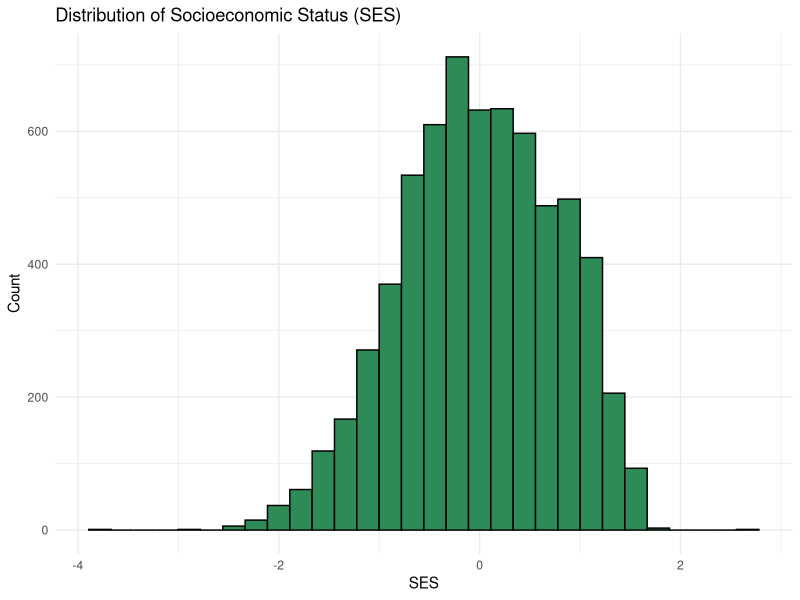
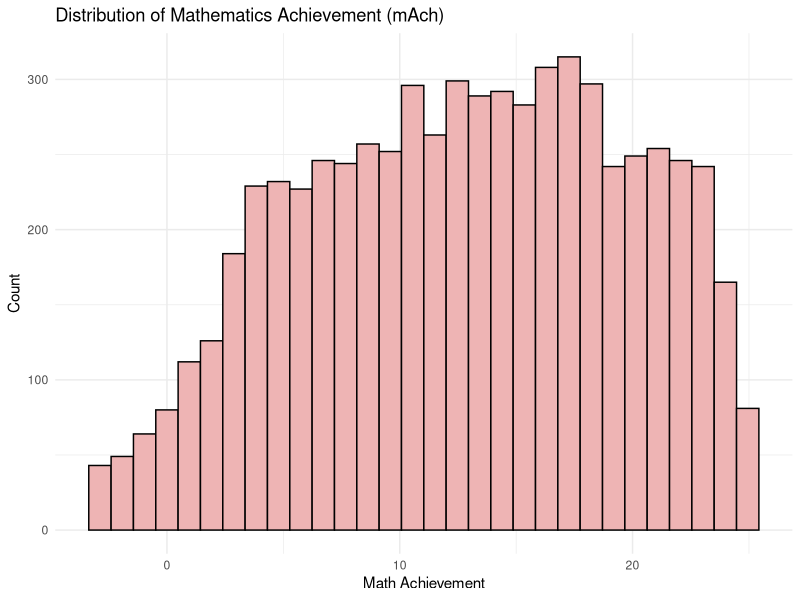
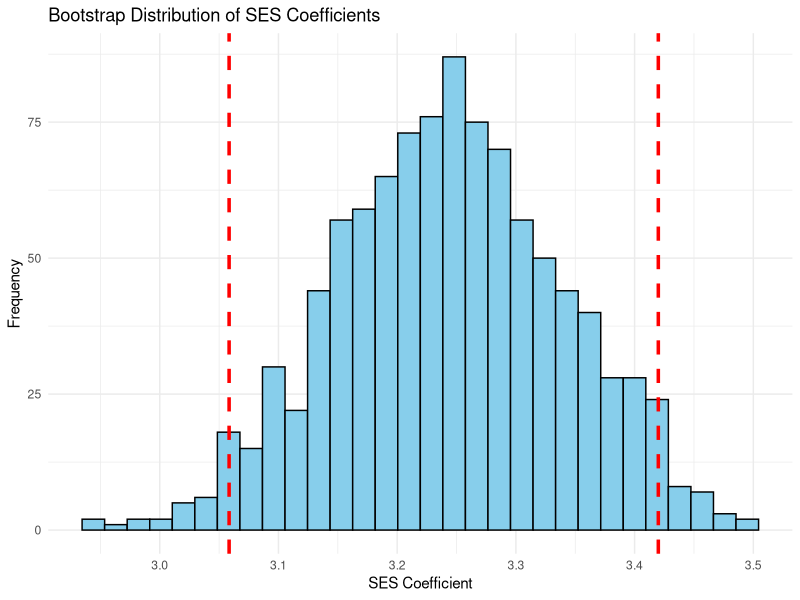
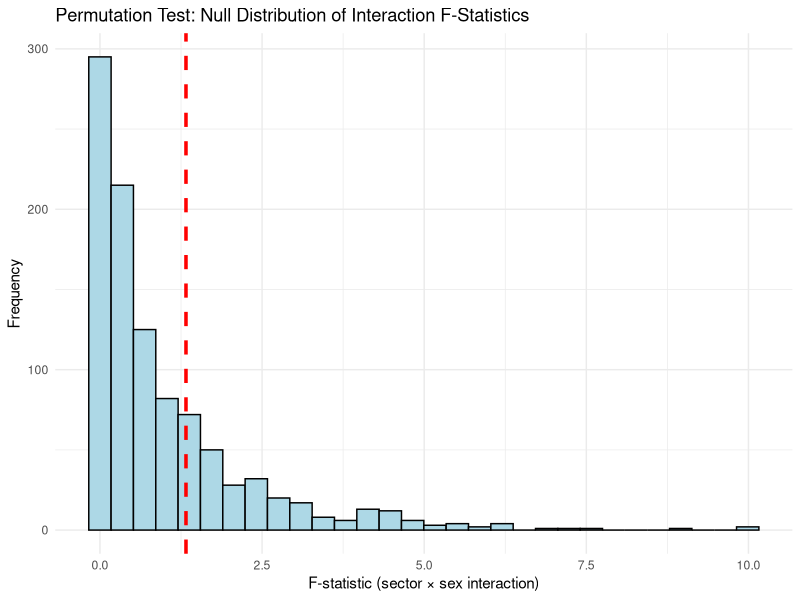
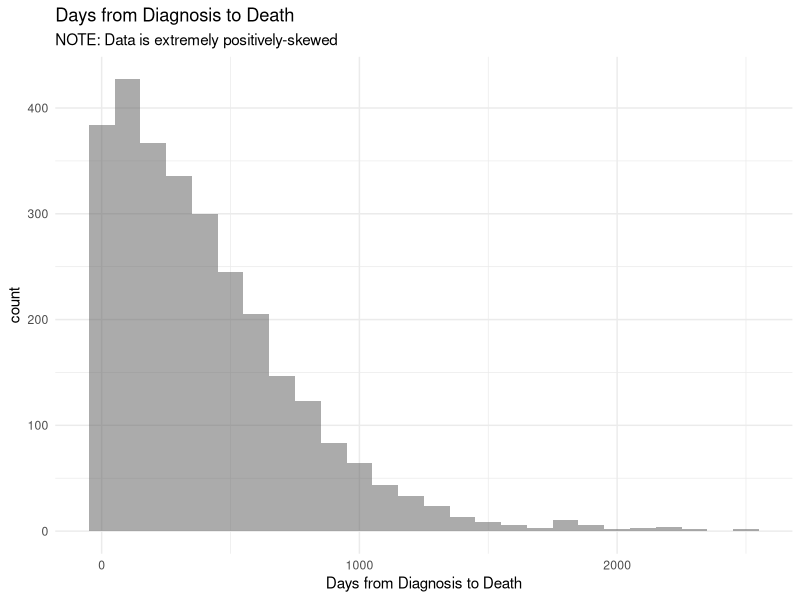
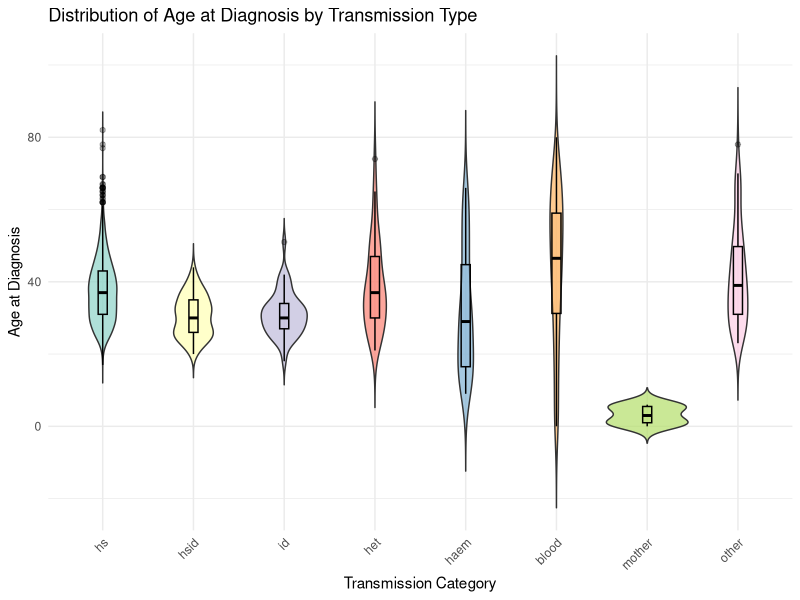
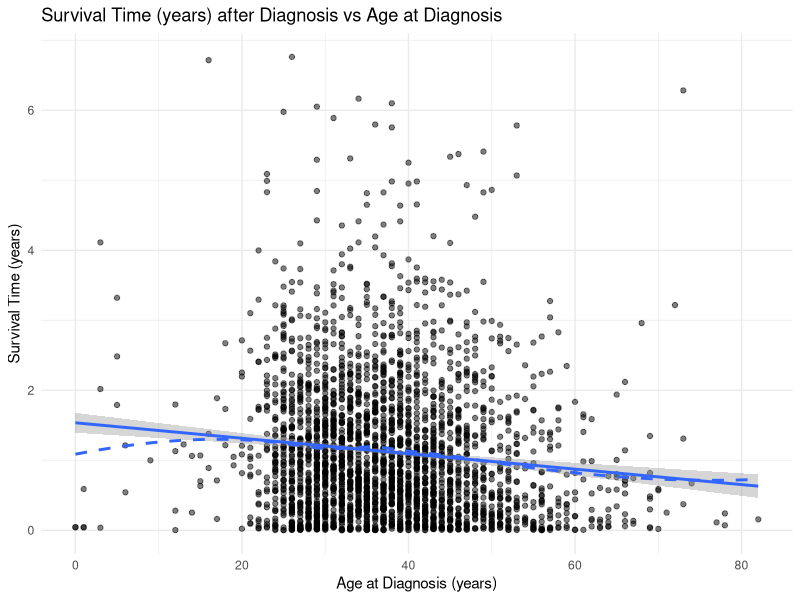

R code for these plots, in order:
## ---- chunk 1
knitr::opts_chunk$set(
  echo = TRUE, message = FALSE, warning = FALSE,
  fig.width = 7, fig.height = 4.8, dpi = 150
)
## ---- chunk 2
# --- 1. Load all required libraries ---
library(mlmRev)      # For the Hsb82 dataset
library(tidyverse)   # For all data manipulation
library(lme4)        # For Linear Mixed Models (lmer)
library(lmerTest)    # For LMM p-values
library(car)         # For Anova()
library(digest)      # For hashing your name to a seed

# --- 2. !! ENTER YOUR NAME HERE !! ---
YOUR_NAME <- "Kathryn Gour" 
# --- !! (No, really, change it to your name) !! ---

if (YOUR_NAME == "STUDENT NAME GOES HERE") {
  warning("Please change YOUR_NAME to your actual name to get your unique assignment.")
}

# --- 3. Generate your unique seed ---
hex_hash <- digest(YOUR_NAME, algo = "crc32", serialize = FALSE)
hex_substr <- substr(hex_hash, 1, 7)
student_seed <- strtoi(hex_substr, base = 16L)

# --- 4. Set the seed ---
set.seed(student_seed) 

# --- 5. Load and create your unique dataset ---
data(Hsb82) # Load the dataset

# This is your unique "slice" of the data
my_data <- Hsb82 %>% 
  sample_frac(0.90) # Take a 90% random slice

# --- 6. Print a verification message ---
cat("--- DATASET GENERATED ---",
    "\nYour Name:", YOUR_NAME,
    "\nYour Seed:", student_seed,
    "\nYour unique dataset 'my_data' has", nrow(my_data), "rows.",
    "\nUse 'my_data' for all analysis.")
## ---- chunk 3
# INSERT YOUR CODE HERE
# Number of students (rows)
N_subjects <- nrow(my_data)

# Number of schools (count unique factor levels)
N_schools <- length(levels(my_data$school))

# Gender counts
N_female <- sum(my_data$sx == "Female", na.rm = TRUE)
N_male   <- sum(my_data$sx == "Male", na.rm = TRUE)

# School sector counts
N_public   <- sum(my_data$sector == "Public", na.rm = TRUE)
N_catholic <- sum(my_data$sector == "Catholic", na.rm = TRUE)

# Minority group counts
N_minority <- sum(my_data$minrty == "Yes", na.rm = TRUE)
N_majority <- sum(my_data$minrty == "No", na.rm = TRUE)

# Print summary statement
cat(
  "my_data contains data from", N_subjects, "students across", N_schools, "schools.\n",
  N_female, "of the students were female and", N_male, "were male.\n",
  N_public, "of the schools were public sector and", N_catholic, "schools were private sector.\n",
  N_minority, "of the students were considered part of a minority racial/ethnic group while",
  N_majority, "were not.\n"
)

library(ggplot2)

# histo for SES
ggplot(my_data, aes(x = ses)) +
  geom_histogram(bins = 30, fill = "seagreen", color = "black") +
  labs(title = "Distribution of Socioeconomic Status (SES)",
       x = "SES", y = "Count") +
  theme_minimal()

# histo for Math Achievement
ggplot(my_data, aes(x = mAch)) +
  geom_histogram(bins = 30, fill = "rosybrown2", color = "black") +
  labs(title = "Distribution of Mathematics Achievement (mAch)",
       x = "Math Achievement", y = "Count") +
  theme_minimal()

## ---- chunk 4
# INSERT YOUR CODE HERE
mAch_model <- lm(mAch ~ ses, data = my_data)
summary(mAch_model)

# save the SES coefficient
task1_ses_coef <- coef(mAch_model)[2]

# 3) Get 95% confidence intervals
ci <- confint(mAch_model)

# save lower and upper bounds for the SES coefficient
task1_ci_lower <- ci["ses", 1]
task1_ci_upper <- ci["ses", 2]

# print results
cat("SES coefficient:", round(task1_ses_coef, 3), "\n")
cat("95% CI: [", round(task1_ci_lower, 3), ",", round(task1_ci_upper, 3), "]\n")

## ---- chunk 5
# INSERT YOUR CODE HERE
# # --- 2. Initialize ---
# n_boot <- 10000
# boot_diffs <- numeric(n_boot)
# 
# # --- 3. Write your bootstrap loop ---
# # HINT: You need to sample *with replacement* from group_oj
# # and *separately* sample with replacement from group_vc.
# for (i in 1:n_boot) {
  # boot_oj <- sample(...)
  # boot_vc <- sample(...)
  # boot_diffs[i] <- mean(boot_oj) - mean(boot_vc)
#}

# --- 4. Plot your bootstrap distribution ---
# (Make a histogram of boot_diffs)

# --- 5. Calculate the 95% CI ---
# (Use the quantile() function on boot_diffs)

# --- 6. Compare to the t.test() ---
# classic_test <- t.test(len ~ supp, data = ToothGrowth)
# print(classic_test$conf.int)

# set random seed
set.seed(student_seed)

# number of bootstrap samples
n_boot <- 1000
boot_diffs <- numeric(n_boot)

# bootstrap loop
for (i in 1:n_boot) {
  boot_data <- my_data[sample(1:nrow(my_data), replace = TRUE), ]
  
  # fit the same model on the bootstrapped sample
  boot_model <- lm(mAch ~ ses, data = boot_data)
  
  # store the SES coefficient
  boot_diffs[i] <- coef(boot_model)[2]
}

# 95% bootstrap confidence interval using quantiles
task2_ci_lower <- quantile(boot_diffs, 0.025)
task2_ci_upper <- quantile(boot_diffs, 0.975)

# results
cat("Bootstrap 95% CI for SES coefficient: [",
    round(task2_ci_lower, 3), ",", round(task2_ci_upper, 3), "]\n")

# histo of bootstrap coefficients
boot_df <- data.frame(boot_diffs = boot_diffs)

ggplot(boot_df, aes(x = boot_diffs)) +
  geom_histogram(color = "black", fill = "skyblue", bins = 30) +
  geom_vline(xintercept = task2_ci_lower, color = "red",
             linewidth = 1.2, linetype = "dashed") +
  geom_vline(xintercept = task2_ci_upper, color = "red",
             linewidth = 1.2, linetype = "dashed") +
  labs(title = "Bootstrap Distribution of SES Coefficients",
       x = "SES Coefficient", y = "Frequency") +
  theme_minimal()

## ---- chunk 6
# INSERT YOUR CODE HERE
# factorial ANOVA
anova_model <- lm(mAch ~ sector * sx, data = my_data)

# Get Type III ANOVA table
anova_results <- car::Anova(anova_model, type = 3)
anova_results

# save F and p values for the interaction term
task4_Fstat <- anova_results["sector:sx", "F value"]
task4_Pval  <- anova_results["sector:sx", "Pr(>F)"]

cat("Interaction F-statistic:", round(task4_Fstat, 3), "\n")
cat("Interaction p-value:", round(task4_Pval, 4), "\n")

## ---- chunk 7
# INSERT YOUR CODE HERE
set.seed(student_seed)

# observed F-statistic
anova_model <- lm(mAch ~ sector * sx, data = my_data)
anova_results <- car::Anova(anova_model, type = 3)
observed_F <- anova_results["sector:sx", "F value"]

n_boots <- 1000

# vector to store F-stats from permuted data
perm_Fstats <- numeric(n_boots)

# loop
for (i in 1:n_boots) {
  # shuffle the sex labels
  permuted_data <- my_data
  permuted_data$sx <- sample(permuted_data$sx, replace = FALSE)
  
  # fit the same model on permuted data
  perm_model <- lm(mAch ~ sector * sx, data = permuted_data)
  perm_results <- car::Anova(perm_model, type = 3)
  perm_Fstats[i] <- perm_results["sector:sx", "F value"]
}

# permutation p-value
task5_perm_p_value <- mean(perm_Fstats >= observed_F)

cat("Observed F-statistic:", round(observed_F, 3), "\n")
cat("Permutation p-value:", round(task5_perm_p_value, 4), "\n")

# histo of null f-stats
perm_df <- data.frame(F_stat = perm_Fstats)

ggplot(perm_df, aes(x = F_stat)) +
  geom_histogram(color = "black", fill = "lightblue", bins = 30) +
  geom_vline(xintercept = observed_F, color = "red",
             linewidth = 1.2, linetype = "dashed") +
  labs(title = "Permutation Test: Null Distribution of Interaction F-Statistics",
       x = "F-statistic (sector × sex interaction)",
       y = "Frequency") +
  theme_minimal()
## ---- chunk 8
# # 1. Add a "fold" ID to our data
# # We'll use 5 folds for this example
# data(cars)
# set.seed(123) # for reproducibility
# cars_folded <- cars %>%
#   mutate(fold = sample(1:5, size = nrow(cars), replace = TRUE))
# 
# # 2. Initialize
# # Create an empty vector to store our 5 R-squared values
# fold_r2s <- numeric(5) # We have 5 folds
# 
# # 3. Loop
# for (i in 1:5) {
#   
#   # a/b. Split into training and testing
#   # The test data is just the data for the current fold 'i'
#   test_data  <- cars_folded %>% filter(fold == i)
#   
#   # The training data is everything else
#   train_data <- cars_folded %>% filter(fold != i)
#   
#   # c. Model: Build *only* on the training data
#   model <- lm(dist ~ speed, data = train_data)
#   
#   # d. Predict: Test on the hold-out fold
#   predictions <- predict(model, newdata = test_data)
#   # note: The predict() function was written to use "newdata" instead of data to make it clear that you are passing in new observations, not the original data used to build the model.
#   
#   # e. Store R-squared from the *test* data
#   # We have to calculate R-squared manually from the test predictions
#   ss_total <- sum((test_data$dist - mean(test_data$dist))^2)
#   ss_resid <- sum((test_data$dist - predictions)^2)
#   fold_r2s[i] <- 1 - (ss_resid / ss_total)
# }
# 
# # 5. Finish
# print("R-squared from each of the 5 folds:")
# print(round(fold_r2s, 3))
# 
# print(paste("Average Cross-Validated R-squared:", round(mean(fold_r2s), 3)))
# 
# # Compare this to the "overly optimistic" R-squared
# optimistic_r2 <- summary(lm(dist ~ speed, data = cars))$r.squared
# print(paste("Optimistic R-squared from the full dataset:", round(optimistic_r2, 3)))

# INSERT YOUR CODE HERE
set.seed(student_seed)

# create 10 folds
my_data$fold <- sample(rep(1:10, length.out = nrow(my_data)))

# empty vector to store R-squared values
cv_r2 <- numeric(10)

# 10-fold cross-validation loop
for (i in 1:10) {
  
  # split into training and testing data
  train_data <- subset(my_data, fold != i)
  test_data  <- subset(my_data, fold == i)
  
  # fit model on training data
  model <- lm(mAch ~ ses + sector, data = train_data)
  
  # predict on test data
  preds <- predict(model, newdata = test_data)
  
  # calculate SS_resid and SS_total
  SS_resid <- sum((test_data$mAch - preds)^2)
  SS_total <- sum((test_data$mAch - mean(test_data$mAch))^2)
  
  # calculate R-squared for this fold
  cv_r2[i] <- 1 - (SS_resid / SS_total)
}

# average R-squared across all 10 folds
task6_cv_r2 <- mean(cv_r2)

print("R-squared from each of the 10 folds:")
print(round(cv_r2, 3))

print(paste("Average Cross-Validated R-squared:", round(mean(task6_cv_r2), 3)))
 
# Compare this to the "original" R-squared
mAch_r2 <- summary(lm(mAch ~ ses, data = my_data))$r.squared
print(paste("Mathematic Achievement R-squared from the full dataset:", round(mAch_r2, 3)))
## ---- chunk 9
# MASS is a core R package, it should be installed.
library(MASS) 
library(tidyverse)

# Load the dataset
data(Aids2)
## ---- chunk 10
Aids2 %>%
  mutate(SurvivalDays=death-diag) %>%
  ggplot(aes(x = SurvivalDays)) +
    geom_histogram(binwidth = 100, alpha = 0.5, position = "identity") +
    labs(title = "Days from Diagnosis to Death",
       x = "Days from Diagnosis to Death",
       subtitle = "NOTE: Data is extremely positively-skewed") +
    theme_minimal() 
## ---- chunk 11
library(ggplot2)

# violin plot showing age distributions by transmission type
ggplot(Aids2, aes(x = T.categ, y = age, fill = T.categ)) +
  geom_violin(trim = FALSE, alpha = 0.7) +
  geom_boxplot(width = 0.1, color = "black", alpha = 0.3) +
  scale_fill_brewer(palette = "Set3") +
  labs(
    title = "Distribution of Age at Diagnosis by Transmission Type",
    x = "Transmission Category",
    y = "Age at Diagnosis"
  ) +
  theme_minimal() +
  theme(axis.text.x = element_text(angle = 45, hjust = 1),
        legend.position = "none")

## ---- chunk 12
model_age <- lm(age ~ T.categ, data = Aids2)
car::Anova(model_age, type = 3)
TukeyHSD(aov(model_age))
## ---- chunk 13
# # --- 1. Calculate your OBSERVED difference ---
# # (You already have this from Task 1: mean(group_oj) - mean(group_vc))
# observed_diff <- mean(group_oj) - mean(group_vc)
# 
# # --- 2. Initialize ---
# n_perm <- 10000
# null_diffs <- numeric(n_perm)
# all_outcomes <- ToothGrowth$len
# all_labels   <- ToothGrowth$supp
# 
# # --- 3. Write your permutation loop ---
# # HINT: You need to sample *without replacement* (shuffle)
# # the *all_labels* vector.
# for (i in 1:n_perm) {
#   # shuffled_labels <- sample(...)
#   # fake_mean_oj <- mean(all_outcomes[shuffled_labels == "OJ"])
#   # ...
#   # null_diffs[i] <- ...
# }

set.seed(1234)
n_perm <- 1000  # number of permutations

# get observed F value 
obs_F <- car::Anova(model_age, type = 3)$"F value"[2]  # row 2 is T.categ

# initialize
perm_F <- numeric(n_perm)

# permutation loop 
for (i in 1:n_perm) {
  shuffled <- sample(Aids2$T.categ)  # shuffle group labels
  perm_model <- aov(age ~ shuffled, data = Aids2)
  perm_F[i] <- summary(perm_model)[[1]][1, "F value"]
}

p_val_mean <- mean(perm_F >= obs_F)
print(paste("The p-value for the non-parametric ANOVA using the mean is", p_val_mean))

## ---- chunk 14
set.seed(1234)
n_perm <- 1000

# observed statistic: variance of group medians
obs_med_stat <- var(tapply(Aids2$age, Aids2$T.categ, median, na.rm = TRUE))

# permutation loop
perm_med <- numeric(n_perm)
for (i in 1:n_perm) {
  shuffled <- sample(Aids2$T.categ)
  perm_med[i] <- var(tapply(Aids2$age, shuffled, median, na.rm = TRUE))
}

# permutation p-value
p_val_median <- mean(perm_med >= obs_med_stat)
print(paste("The p-value for the non-parametric ANOVA using the median is", p_val_median))

## ---- chunk 15
# we want to assess how long people survive after being diagnosed with AIDs
# to do this i need to create survival time vars
# i did have to ask copilot the best way to calculate survival years

# create survival time (years)
Aids2$surv_days  <- Aids2$death - Aids2$diag
Aids2$surv_years <- Aids2$surv_days / 365.25

# remove non-positive or NA survival times
Aids2_clean <- subset(Aids2, !is.na(surv_years) & surv_years > 0 & !is.na(age))

# scatterplot
ggplot(Aids2_clean, aes(x = age, y = surv_years)) +
  geom_point(alpha = 0.5) +
  geom_smooth(method = "lm", se = TRUE) +   # linear fit + CI
  geom_smooth(method = "loess", se = FALSE, linetype = "dashed") +
  labs(
    title = "Survival Time (years) after Diagnosis vs Age at Diagnosis",
    x = "Age at Diagnosis (years)",
    y = "Survival Time (years)"
  ) +
  theme_minimal()
## ---- chunk 16
# standard model (predict survival time from age at diagnosis)
model_surv_age <- lm(surv_years ~ age, data = Aids2_clean)
summary(model_surv_age)
confint(model_surv_age, level = 0.95)
## ---- chunk 17
# # Get the 95% confidence interval
# boot_ci <- quantile(boot_medians, probs = c(0.025, 0.975))
# 
# print(boot_ci)
#Want a CI for a regression coefficient? Use coef(lm(y ~ x, data = boot_df))[2].

set.seed(2002)   
n_boot <- 2000        

n <- nrow(Aids2_clean)
boot_slope <- numeric(n_boot)
boot_intercept <- numeric(n_boot)

for (b in 1:n_boot) {
  idx <- sample.int(n, size = n, replace = TRUE)  
  datb <- Aids2_clean[idx, ]
  fitb <- lm(surv_years ~ age, data = datb)
  boot_slope[b]     <- coef(fitb)[2]
}

# bootstrap percentile 95% CI for slope
boot_ci <- quantile(boot_slope, probs = c(0.025, 0.975))

print(paste("Here is the 95% CI bootstrapped estimate:",boot_ci))
